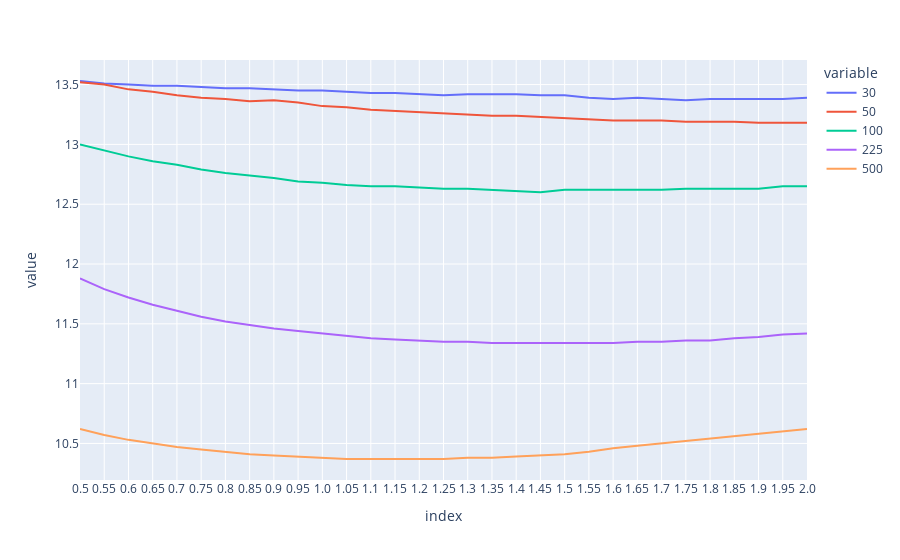

The notebook cell saved with this chart:
### Markdown cell above
#### Get the fixed Shrinkages Results

### Code cell
nonlinear_results_path = r"H:\all\RL_Shrinkage_2024\ONE_YR_long_only\NonLinear_Shrinkage\results"
AV_NL = pd.read_csv(f"{nonlinear_results_path}/AV_fixed_intensity.csv", index_col=0)
SD_NL = pd.read_csv(f"{nonlinear_results_path}/SD_fixed_intensity.csv", index_col=0)

linear_results_path = r"H:\all\RL_Shrinkage_2024\ONE_YR_long_only\Linear_Shrinkage\results"
AV_Id = pd.read_csv(f"{linear_results_path}/AV_fixed_intensity.csv", index_col=0)
SD_Id = pd.read_csv(f"{linear_results_path}/SD_fixed_intensity.csv", index_col=0)


px.line(SD_NL.T)

### Figure 1 — Plotly figure (JSON) as saved in the notebook; plotly's stock layout.template omitted (floating-point values rounded to 4 significant figures)
{"data": [{"hovertemplate": "variable=30<br>index=%{x}<br>value=%{y}<extra></extra>", "legendgroup": "30", "line": {"color": "#636efa", "dash": "solid"}, "marker": {"symbol": "circle"}, "mode": "lines", "name": "30", "orientation": "v", "showlegend": true, "type": "scatter", "x": ["0.5", "0.55", "0.6", "0.65", "0.7", "0.75", "0.8", "0.85", "0.9", "0.95", "1.0", "1.05", "1.1", "1.15", "1.2", "1.25", "1.3", "1.35", "1.4", "1.45", "1.5", "1.55", "1.6", "1.65", "1.7", "1.75", "1.8", "1.85", "1.9", "1.95", "2.0"], "xaxis": "x", "y": [13.53, 13.51, 13.5, 13.49, 13.49, 13.48, 13.47, 13.47, 13.46, 13.45, 13.45, 13.44, 13.43, 13.43, 13.42, 13.41, 13.42, 13.42, 13.42, 13.41, 13.41, 13.39, 13.38, 13.39, 13.38, 13.37, 13.38, 13.38, 13.38, 13.38, 13.39], "yaxis": "y"}, {"hovertemplate": "variable=50<br>index=%{x}<br>value=%{y}<extra></extra>", "legendgroup": "50", "line": {"color": "#EF553B", "dash": "solid"}, "marker": {"symbol": "circle"}, "mode": "lines", "name": "50", "orientation": "v", "showlegend": true, "type": "scatter", "x": ["0.5", "0.55", "0.6", "0.65", "0.7", "0.75", "0.8", "0.85", "0.9", "0.95", "1.0", "1.05", "1.1", "1.15", "1.2", "1.25", "1.3", "1.35", "1.4", "1.45", "1.5", "1.55", "1.6", "1.65", "1.7", "1.75", "1.8", "1.85", "1.9", "1.95", "2.0"], "xaxis": "x", "y": [13.52, 13.5, 13.46, 13.44, 13.41, 13.39, 13.38, 13.36, 13.37, 13.35, 13.32, 13.31, 13.29, 13.28, 13.27, 13.26, 13.25, 13.24, 13.24, 13.23, 13.22, 13.21, 13.2, 13.2, 13.2, 13.19, 13.19, 13.19, 13.18, 13.18, 13.18], "yaxis": "y"}, {"hovertemplate": "variable=100<br>index=%{x}<br>value=%{y}<extra></extra>", "legendgroup": "100", "line": {"color": "#00cc96", "dash": "solid"}, "marker": {"symbol": "circle"}, "mode": "lines", "name": "100", "orientation": "v", "showlegend": true, "type": "scatter", "x": ["0.5", "0.55", "0.6", "0.65", "0.7", "0.75", "0.8", "0.85", "0.9", "0.95", "1.0", "1.05", "1.1", "1.15", "1.2", "1.25", "1.3", "1.35", "1.4", "1.45", "1.5", "1.55", "1.6", "1.65", "1.7", "1.75", "1.8", "1.85", "1.9", "1.95", "2.0"], "xaxis": "x", "y": [13, 12.95, 12.9, 12.86, 12.83, 12.79, 12.76, 12.74, 12.72, 12.69, 12.68, 12.66, 12.65, 12.65, 12.64, 12.63, 12.63, 12.62, 12.61, 12.6, 12.62, 12.62, 12.62, 12.62, 12.62, 12.63, 12.63, 12.63, 12.63, 12.65, 12.65], "yaxis": "y"}, {"hovertemplate": "variable=225<br>index=%{x}<br>value=%{y}<extra></extra>", "legendgroup": "225", "line": {"color": "#ab63fa", "dash": "solid"}, "marker": {"symbol": "circle"}, "mode": "lines", "name": "225", "orientation": "v", "showlegend": true, "type": "scatter", "x": ["0.5", "0.55", "0.6", "0.65", "0.7", "0.75", "0.8", "0.85", "0.9", "0.95", "1.0", "1.05", "1.1", "1.15", "1.2", "1.25", "1.3", "1.35", "1.4", "1.45", "1.5", "1.55", "1.6", "1.65", "1.7", "1.75", "1.8", "1.85", "1.9", "1.95", "2.0"], "xaxis": "x", "y": [11.88, 11.79, 11.72, 11.66, 11.61, 11.56, 11.52, 11.49, 11.46, 11.44, 11.42, 11.4, 11.38, 11.37, 11.36, 11.35, 11.35, 11.34, 11.34, 11.34, 11.34, 11.34, 11.34, 11.35, 11.35, 11.36, 11.36, 11.38, 11.39, 11.41, 11.42], "yaxis": "y"}, {"hovertemplate": "variable=500<br>index=%{x}<br>value=%{y}<extra></extra>", "legendgroup": "500", "line": {"color": "#FFA15A", "dash": "solid"}, "marker": {"symbol": "circle"}, "mode": "lines", "name": "500", "orientation": "v", "showlegend": true, "type": "scatter", "x": ["0.5", "0.55", "0.6", "0.65", "0.7", "0.75", "0.8", "0.85", "0.9", "0.95", "1.0", "1.05", "1.1", "1.15", "1.2", "1.25", "1.3", "1.35", "1.4", "1.45", "1.5", "1.55", "1.6", "1.65", "1.7", "1.75", "1.8", "1.85", "1.9", "1.95", "2.0"], "xaxis": "x", "y": [10.62, 10.57, 10.53, 10.5, 10.47, 10.45, 10.43, 10.41, 10.4, 10.39, 10.38, 10.37, 10.37, 10.37, 10.37, 10.37, 10.38, 10.38, 10.39, 10.4, 10.41, 10.43, 10.46, 10.48, 10.5, 10.52, 10.54, 10.56, 10.58, 10.6, 10.62], "yaxis": "y"}], "layout": {"legend": {"title": {"text": "variable"}, "tracegroupgap": 0}, "margin": {"t": 60}, "xaxis": {"anchor": "y", "domain": [0, 1], "title": {"text": "index"}}, "yaxis": {"anchor": "x", "domain": [0, 1], "title": {"text": "value"}}}}
